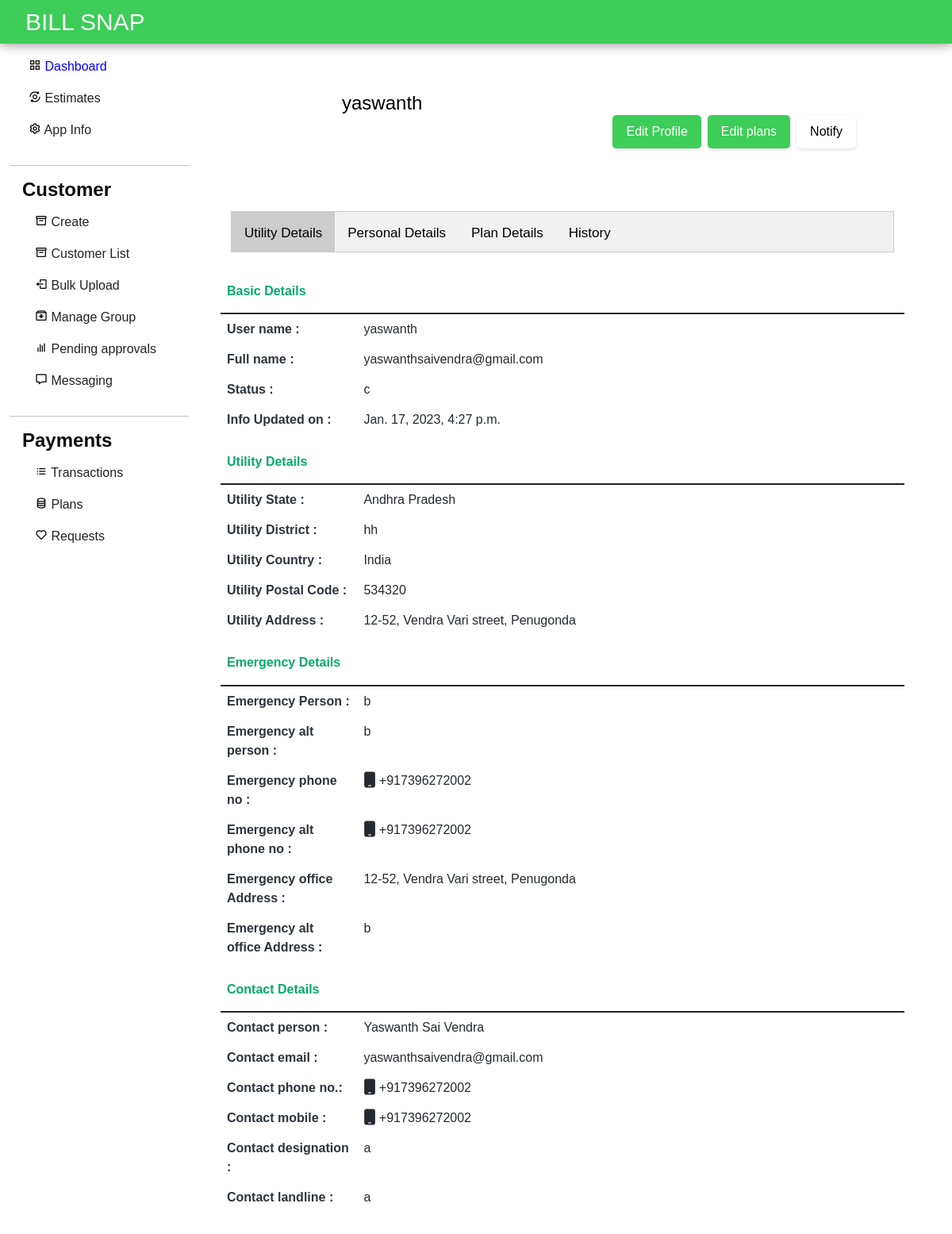
/account/helo/yaswanth/, run on an earlier commit of the app's database.
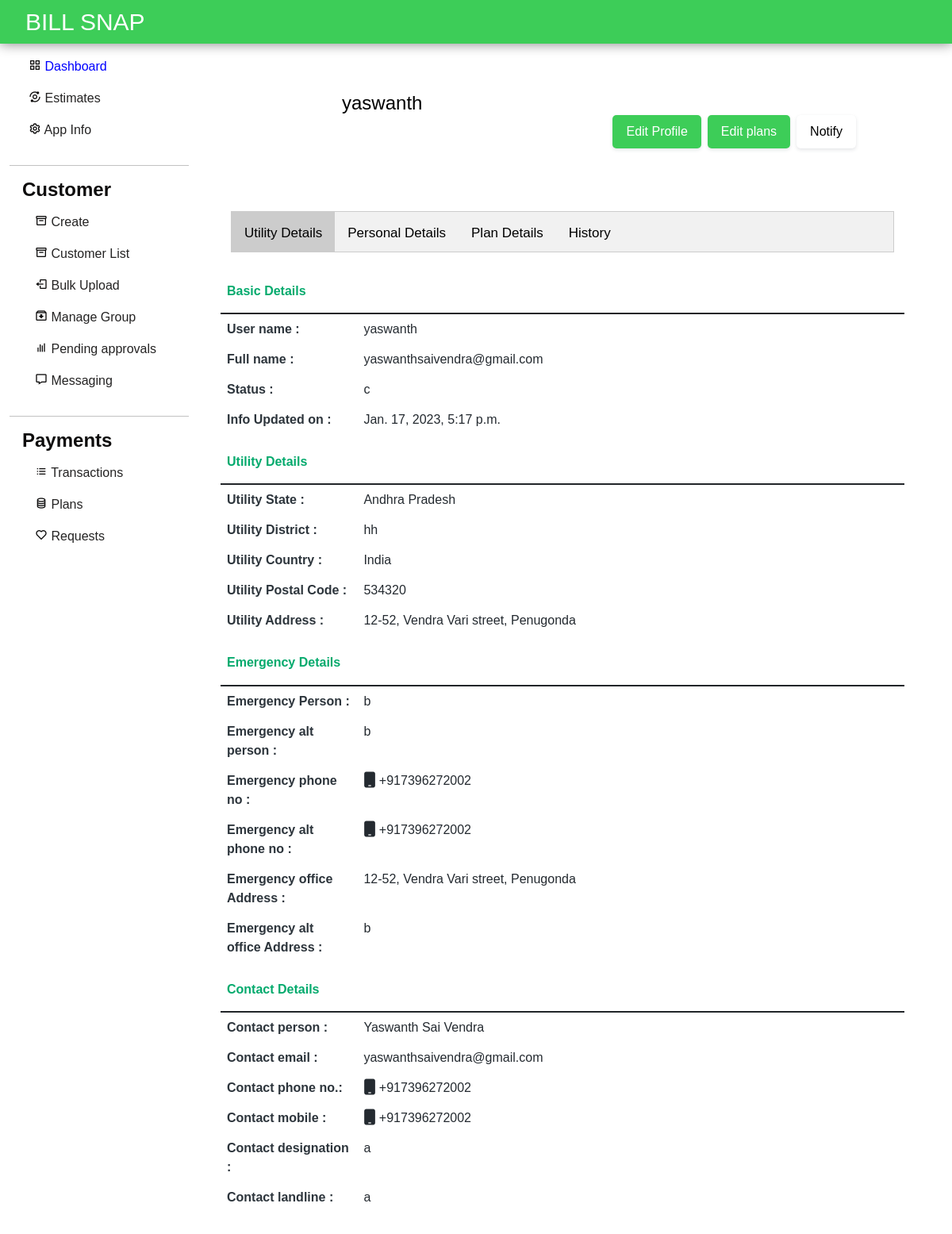
And on a later commit of the database.
### accounts/models.py (models this page shows, shortened)
class Profile(models.Model):
    user = models.OneToOneField(User, on_delete=models.CASCADE, related_name='profile')
    apps=models.ManyToManyField(applists,related_name='apps')
    status = models.CharField(choices=status_choices, max_length=20, default='c')
    full_name = models.CharField(max_length=100, blank=True, null=True)
    utility_name = models.CharField(max_length=200, null=True, blank=True)
    utility_short_name= models.CharField(max_length=50, null=True, blank=True)
    utility_state= models.CharField(max_length=50, null=True, blank=True)
    utility_district= models.CharField(max_length=50, null=True, blank=True)
    utility_country= models.CharField(max_length=50, null=True, blank=True)
    utility_postalcode= models.CharField(max_length=20, null=True, blank=True)
    utility_address=models.TextField(max_length=200, null=True, blank=True)
    contact_person= models.CharField(max_length=200, null=True, blank=True)
    contact_email = models.EmailField(max_length=50, null=True, blank=True)
    contact_phnum = models.CharField(max_length=15, null=True, blank=True)
    contact_mobile= models.CharField(max_length=15, null=True, blank=True)
    contact_designation= models.CharField(max_length=100, null=True, blank=True)
    contact_landline= models.CharField(max_length=20, null=True, blank=True)
    emergency_person=models.CharField(max_length=200, null=True, blank=True)
    emergency_altperson=models.CharField(max_length=200, null=True, blank=True)
    emergency_mobile=models.CharField(max_length=200, null=True, blank=True)
    emergency_altmobile=models.CharField(max_length=200, null=True, blank=True)
    emergency_officeaddress=models.TextField(max_length=200,null=True,blank=True)
    emergency_altofficeaddress=models.TextField(max_length=200,null=True,blank=True)
    info_created_at = models.DateTimeField(auto_now_add=True)
    info_updated_at = models.DateTimeField(auto_now=True)
    se_coins= models.IntegerField(null=True, default=999, blank=True)
    slug = models.SlugField(max_length=200, editable=False, null=True, blank=True)
    admin=models.BooleanField(default=False)
    plans = models.ManyToManyField(Plan)
    plan_active = models.BooleanField(default=False)
    paid = models.BooleanField(default=False)

### accounts/views.py (the view)
# urls.py: path('<str:slug>/<str:userslug>/', acc_views.ShowProfile.as_view(), name='show-profile'),
class ShowProfile(DetailView):
    model = Profile
    template_name = 'myprofile.html'
    def get_object(self, *args, **kwargs):
        return get_object_or_404(Profile,slug = self.kwargs['userslug'])
    def get_context_data(self, *args, **kwargs):
        context = super(ShowProfile, self).get_context_data(*args, **kwargs)
        page_profile = get_object_or_404(Profile, slug=self.kwargs['userslug'])
        context['profile'] = page_profile
        context['updateform'] = UpdateUserPlanForm(appslug=self.kwargs['slug'])
        context['plan'] = page_profile.plans.filter(app__slug=self.kwargs['slug']).first()
        context['notification_form'] = NotificationForm()
        context['slug'] = self.kwargs['slug']
        context['userslug'] = self.kwargs['userslug']
        app = applists.objects.filter(slug=self.kwargs['slug']).first()
        plans = Plan.objects.filter(app=app)
        context['plans'] = plans
        if self.request.user==page_profile.user:
            self.template_name = 'myprofile.html'
        elif self.request.user!=page_profile.user or self.request.user.is_anonymous:
            self.template_name = 'myprofile.html'
        return context

### plans/models.py (called while the page is built)
    def __str__(self):
        return f"[{self.title}] Plan at [Rs.{self.price}] for [{self.duration} days] in [{self.app.appname}]"

### templates/myprofile.html (shortened to what the changed rows need)
{% load static %}
{% load crispy_forms_tags %}
<!DOCTYPE html>
<html lang="en">
<head>
	<link href="https://cdn.jsdelivr.net/npm/bootstrap@5.1.3/dist/css/bootstrap.min.css" rel="stylesheet"
 />
	<link href='https://unpkg.com/boxicons@2.0.7/css/boxicons.min.css' rel='stylesheet'>
	<link rel="stylesheet" href="https://cdnjs.cloudflare.com/ajax/libs/font-awesome/6.1.1/css/all.min.css" />
	<link rel="stylesheet" href="{% static 'assets/styles.css'%}">
</head>
<body>
	{% include "dashnav.html" %}
	<div class="main mx-auto">
		<div class="row">
			<div class="col-md-7  flex-md-fill m-3">
				{% include 'messages.html' %}
				<div class="col right create-customer ps-0 pe-4 me-2" id="">
					<div class="profile">
						<div class="profile-header">
							<div class="profile-header-content d-flex">
								<div class="flex-fill flex-start">
									<div class="profile-header-info">
										<h4 class="m-t-10 m-b-5" style="color: black;">{{profile.user.username}} </h4>
									</div>
								</div>
							</div>
						</div>
					</div>
					<div id="London" class="tabcontent">
						<div class="table-responsive">
							<table class="table table-profile">
								<thead>
									<td>
										<h6>Basic Details</h6>
									</td>
								</thead>
								<tbody>
									<tr class="field">
										<td class="field">User name :</td>
										<td>{{profile.user.username}}</td>
									</tr>
									<tr>
										<td class="field">Full name :</td>
										<td>{{profile.full_name}}</td>
									</tr>
									<tr>
										<td class="field">Status :</td>
										<td>{{profile.status}}</td>
									</tr>
									<tr>
										<td class="field">Info Updated on :</td>
										<td> {{profile.info_updated_at}}</td>
									</tr>
								</tbody>
							</table>
							<table class="table table-profile">
								<thead>
									<td>
										<h6>Utility Details</h6>
									</td>
								</thead>
								<tbody>
									<tr class="field">
										<td class="field">Utility State :</td>
										<td>{{ profile.utility_state }}</td>
									</tr>
									<tr>
										<td class="field">Utility District :</td>
										<td>{{ profile.utility_district }}</td>
									</tr>
									<tr>
										<td class="field">Utility Country :</td>
										<td>{{ profile.utility_country }}</td>
									</tr>
									<tr>
										<td class="field">Utility Postal Code :</td>
										<td> {{ profile.utility_postalcode }}</td>
									</tr>
									<tr>
										<td class="field">Utility Address :</td>
										<td>{{ profile.utility_address }}</td>
									</tr>
								</tbody>
							</table>
							<table class="table table-profile">
								<thead>
									<td>
										<h6>Emergency Details</h6>
									</td>
								</thead>
								<tbody>
									<tr class="field">
										<td class="field">Emergency Person :</td>
										<td>{{ profile.emergency_person }}</td>
									</tr>
									<tr>
										<td class="field">Emergency alt person :</td>
										<td>{{ profile.emergency_altperson }}</td>
									</tr>
									<tr>
										<td class="field">Emergency phone no :</td>
										<td><i class="fa fa-mobile fa-lg m-r-5"></i> {{ profile.emergency_mobile }}</td>
									</tr>
									<tr>
										<td class="field">Emergency alt phone no :</td>
										<td><i class="fa fa-mobile fa-lg m-r-5"></i> {{ profile.emergency_altmobile }}</td>
									</tr>
									<tr>
										<td class="field">Emergency office Address :</td>
										<td>{{ profile.emergency_officeaddress }}</td>
									</tr>
									<tr>
										<td class="field">Emergency alt office Address :</td>
										<td>{{ profile.emergency_altofficeaddress }} </td>
									</tr>
								</tbody>
							</table>
							<table class="table table-profile">
								<thead>
									<td>
										<h6>Contact Details</h6>
									</td>
								</thead>
								<tbody>
									<tr class="field">
										<td class="field">Contact person :</td>
										<td>{{ profile.contact_person }}</td>
									</tr>
									<tr>
										<td class="field">Contact email :</td>
										<td>{{ profile.contact_email }}</td>
									</tr>
									<tr>
										<td class="field">Contact phone no.:</td>
										<td><i class="fa fa-mobile fa-lg m-r-5"></i> {{ profile.contact_phnum }}</td>
									</tr>
									<tr>
										<td class="field">Contact mobile :</td>
										<td><i class="fa fa-mobile fa-lg m-r-5"></i> {{ profile.contact_mobile }}</td>
									</tr>
									<tr>
										<td class="field">Contact designation :</td>
										<td>{{ profile.contact_designation }}</td>
									</tr>
									<tr>
										<td class="field">Contact landline :</td>
										<td>{{ profile.contact_landline }}</td>
									</tr>
								</tbody>
							</table>
						</div>
					</div>
				</div>
			</div>
		</div>
	</div>
</body>
</html>

What changed in the data, as far as the page shows it:
changed Profile "yaswanthsaivendra@gmail.com": info_updated_at "Jan. 17, 2023, 4:27 p.m." → "Jan. 17, 2023, 5:17 p.m."
